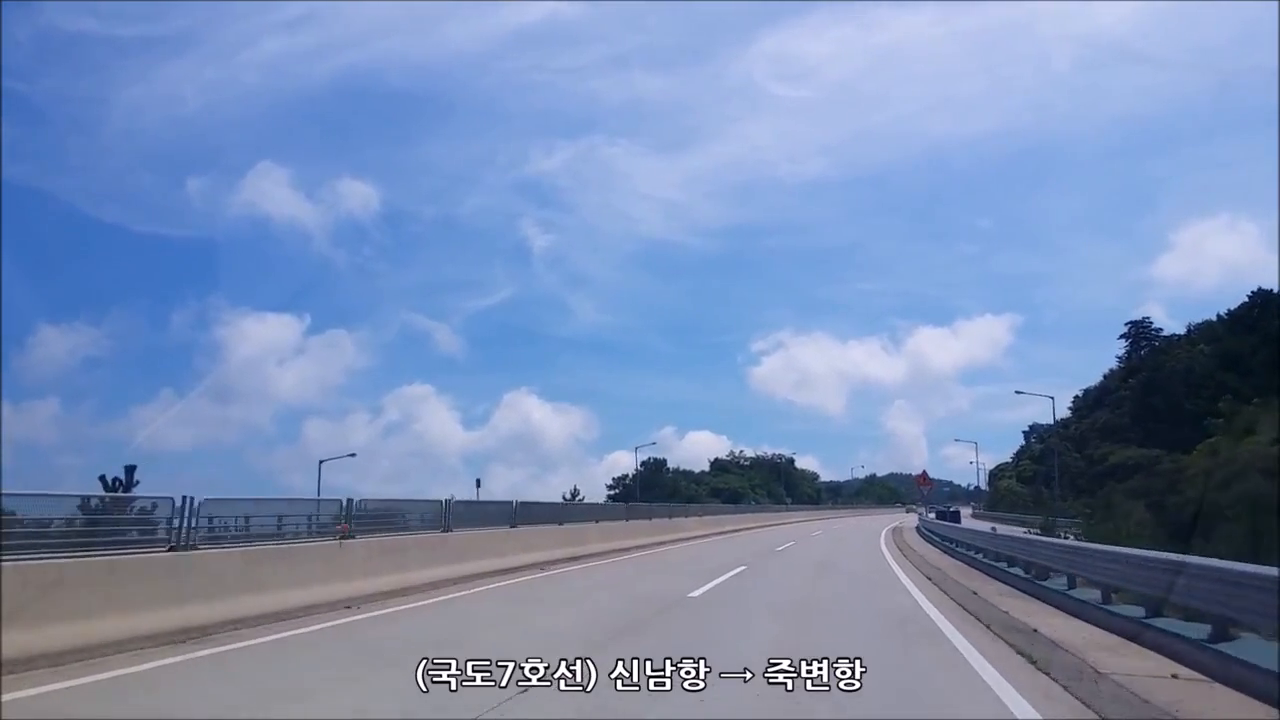
#> input picture frame 30 of DeepLearning/resource/test7.mp4, 1280 x 720 px, given in place of driving_triangle.mp4, which was not available
$ python circletest.py   (older library calls are emulated)
#> lines starting #> are read from the running program, lines starting #| are printed output that depends on the picture; after the words box and inside, x2 and y2 are one past the last pixel; in counts of white or black regions, pixels touching at a corner belong together; pictures that were not available may be replaced by others from this repository, and a replacement may not be noted
import cv2
import numpy as np
import datetime

###################
# Global Variable #
ilowH = 130
ihighH = 200

ilowS = 50
ihighS = 225
ilowV = 80
ihighV = 225

###################
def getCenter(_max_contour):
    cx = 0
    cy = 0
    A = 0
    for i in range(len(_max_contour) - 1):
        xi = _max_contour[i][0][0]
        yi = _max_contour[i][0][1]
        xii = _max_contour[i + 1][0][0]
        yii = _max_contour[i + 1][0][1]
        tmp = (xi * yii) - (xii * yi)
        cx += (xi + xii) * tmp
        cy += (yi + yii) * tmp

        A += (xi * yii) - (xii * yi)
    A /= 2
    cx /= 6 * A
    cy /= 6 * A
    # cv2.circle(img_out, (int(cx), int(cy)), 2, (0, 255, 255), -1)
    return cx, cy

def houghCircle(img1):
    img2=img1.copy()

    img2=cv2.GaussianBlur(img2, (3, 3), 0)
    imgray=cv2.cvtColor(img2, cv2.COLOR_BGR2GRAY)

    circles=cv2.HoughCircles(imgray, cv2.HOUGH_GRADIENT, 1, 15, param1=60, param2=33, minRadius=0, maxRadius=35)

    if circles is not None:
        circles=np.uint16(np.around(circles))

        for i in circles[0, :]:
            cv2.circle(img1, (i[0], i[1]), i[2], (255, 255, 0), 2)
            print('Circle')
            cv2.imshow('HoughCircles', img1)

def img_trim(img, x, y, w, h):
    img_trim = img[y:y + h, x:x + w]
    return img_trim

def get_max_area(img_in, frame, name):

    canny = frame.copy()
    canny = cv2.Canny(canny, 55, 195)

    gray = canny.copy()
    gray, contours, hierarchy = cv2.findContours(gray, cv2.RETR_TREE, cv2.CHAIN_APPROX_SIMPLE)

    if len(contours) == 0:
        return img_in

    # Find Maximum area in contours
    # max_index, max_area = sorted(enumerate([cv2.contourArea(x) for x in contours]), key=lambda x: x[1], reverse=True)[0]
    # max_contour = contours[max_index]
    img_out = img_in.copy()
    # cx, cy = getCenter(max_contour)s
    for idx, area in sorted(enumerate([cv2.contourArea(x) for x in contours]), key=lambda x: x[1], reverse=True):
        if area < 100:
            break
        _contour = contours[idx]
        l1 = []
        c = _contour.copy()
        extLeft = tuple(c[c[:, :, 0].argmin()][0])
        extRight = tuple(c[c[:, :, 0].argmax()][0])
        extTop = tuple(c[c[:, :, 1].argmin()][0])
        extBot = tuple(c[c[:, :, 1].argmax()][0])

        if extLeft[0]<10 or extTop[1]<10:
            #extLeft=extLeft[0:0]+(10,0)+extLeft[1:]
            #extTop=extTop[0:1]+(10, 0)+extTop[2:]
            cropped_img = img_trim(img_in, 0, 0, extRight[0] - extLeft[0] + 20,
                                   extBot[1] - extTop[1] + 20)
        else:
            cropped_img = img_trim(img_in, extLeft[0] - 10, extTop[1] - 10, extRight[0] - extLeft[0] + 20,
                                   extBot[1] - extTop[1] + 20)
        #cv2.drawContours(img_out, [_contour], 0, (0, 255, 100), 2)
        cv2.imshow("cropped", cropped_img)

        l1.append(cropped_img)
        houghCircle(cropped_img)
        #detectTriangle(cropped_img)

        cv2.waitKey(0)

        img2 = cv2.GaussianBlur(cropped_img, (3, 3), 0)
        g = cv2.cvtColor(img2, cv2.COLOR_BGR2GRAY)

        ret, thresh = cv2.threshold(g, 127, 255, 1)

        image, con, h = cv2.findContours(thresh, cv2.RETR_TREE, cv2.CHAIN_APPROX_SIMPLE)

        for cnt in con:
            approx = cv2.approxPolyDP(cnt, 0.025 * cv2.arcLength(cnt, True), True)
            #print(len(approx))
            if len(approx) == 3:
                print("triangle")
                #cv2.drawContours(cropped_img, [cnt], 0, 255, 2)

                cv2.imshow("triangle", cropped_img)

        cv2.drawContours(cropped_img, [_contour], 0, (0, 255, 100), 2)
        #cv2.imshow("cropped", cropped_img)

    return img_out

def get_red_color(frame, name):
    # grab the frame
    ilowH = 150 # yellow + red : 130 # only red : 150
    ihighH = 180 # yellow + red : 200 # only red : 180
    ilowS = 80 # dark red + white : 30 or 50 # without white : 80
    ihighS = 225
    ilowV = 80
    ihighV = 225

    y = 0.299 * 80 + 0.587 * 45 + 0.114 * 40
    u = (40 - y) * 0.565
    v = (80 - y) * 0.713
    Y = 0.299 * 225 + 0.587 * 85 + 0.114 * 120
    U = (120 - Y) * 0.565
    V = (225 - Y) * 0.713

    ori=frame.copy()

    start = datetime.datetime.now()

    hsv1 = cv2.cvtColor(frame, cv2.COLOR_BGR2HSV)
    hsv2 = cv2.cvtColor(frame, cv2.COLOR_BGR2HSV)

    yuv = cv2.cvtColor(frame, cv2.COLOR_BGR2YUV)

    Hmask1 = cv2.inRange(hsv1, np.array([0, 80, 80]), np.array(
        [10, 225, 255]))  # yellow + red : np.array([20 or 30, 225, 255])  # only red : np.array([10, 225, 255])
    Hmask2 = cv2.inRange(hsv2, np.array([ilowH, ilowS, ilowV]), np.array([ihighH, ihighS, ihighV]))

    Hmask = Hmask1 | Hmask2
    Ymask = cv2.inRange(yuv, np.array([0,130,130]), np.array([80,225,225])) # yellow + red : np.array([20 or 30, 225, 255])  # only red : np.array([10, 225, 255])


    Yresult = cv2.bitwise_and(frame, frame, mask=Ymask)
    Hresult = cv2.bitwise_and(frame, frame, mask=Hmask)

    #   hsv2 = cv2.cvtColor(frame, cv2.COLOR_BGR2YCR_CB)

    frame = Hresult|Yresult
    cv2.imshow(name, frame)
    cv2.waitKey(0)
    #print("[INFO] detection took: {}s".format(
    #   (datetime.datetime.now() - start).total_seconds()))
    return frame

#
# def get_red_color(frame, name):
#     ori = frame.copy()
#
#     start = datetime.datetime.now()
#     #################################################################################################
#
#     hsv1 = cv2.cvtColor(frame, cv2.COLOR_BGR2HSV)
#     hsv2 = cv2.cvtColor(frame, cv2.COLOR_BGR2HSV)
#
#     Rmask1 = cv2.inRange(hsv1, np.array([0, 80, 80]), np.array([10, 225, 255]))
#     Rmask2 = cv2.inRange(hsv2, np.array([ilowH, ilowS, ilowV]), np.array([ihighH, ihighS, ihighV]))
#
#     mask = Rmask1 | Rmask2
#     hsv = hsv1 | hsv2
#
#     frame = cv2.bitwise_and(frame, frame, mask=mask)
#     frame = cv2.cv2.GaussianBlur(frame, (7, 7), 0)
#     cv2.imshow(name, frame)
#     # print("[INFO] detection took: {}s".format(
#     #     (datetime.datetime.now() - start).total_seconds()))
#
#     """
#      ## this part erode and dilate picture
#      ## then cannot find small flag...
#     thres = frame.copy()
#     kernel = np.ones((5, 5), np.uint8)
#     thres = cv2.erode(thres, kernel, iterations=cnt)
#     thres = cv2.dilate(thres, kernel, iterations=cnt)
#     thres = cv2.dilate(thres, kernel, iterations=cnt)
#     thres = cv2.erode(thres, kernel, iterations=cnt)
#     """
#
#     canny = frame.copy()
#     canny = cv2.Canny(canny, 55, 195)
#
#     gray = canny.copy()
#     gray, contours, hierarchy = cv2.findContours(gray, cv2.RETR_TREE, cv2.CHAIN_APPROX_SIMPLE)
#
#     # gray = cv2.drawContours(frame, contours, -1, (0, 255, 0), 2)
#     return contours

if __name__ == "__main__":
    cap = cv2.VideoCapture("driving_triangle.mp4")
    while cap.isOpened():
        ret, img_in = cap.read()
#> img_in is the input picture: shape (720, 1280, 3); mean B, G, R 179.9, 140.9, 120.5
        w, h, c = img_in.shape  # img_in is the input images
#> w = 720; h = 1280; c = 3
        _trim_upper = img_trim(img_in, 100, 0, h - 100, w // 2)
#> in img_trim, `img_trim = img[y:y + h, x:x + w]`:
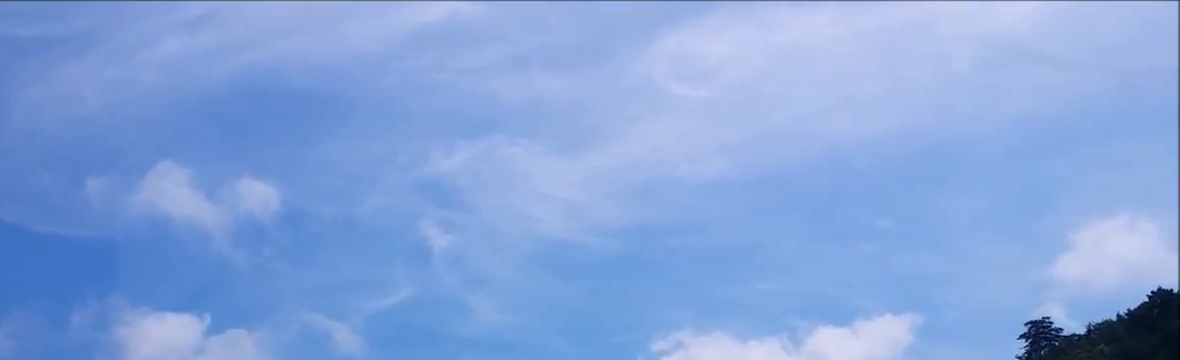
#> img_trim: shape (360, 1180, 3); mean B, G, R 218.7, 163.8, 132.2
        _trim_left = img_trim(img_in, 0, w // 2, h // 5, w - (w // 3) - 100)
#> call 2 of img_trim, with x = 0, y = 360, w = 256, h = 380
#> in img_trim (call 2), `img_trim = img[y:y + h, x:x + w]`:
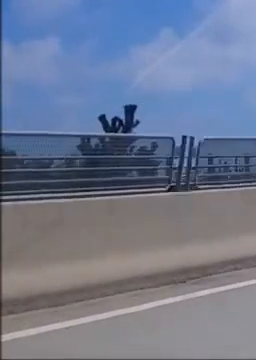
#> img_trim: shape (360, 256, 3); mean B, G, R 145, 120.8, 110.9
        _trim_right = img_trim(img_in, h * 4 // 5, w // 2, h - (4 * h // 5), w - (w // 3) - 100)
#> call 3 of img_trim, with x = 1024, y = 360, w = 256, h = 380
#> in img_trim (call 3), `img_trim = img[y:y + h, x:x + w]`:
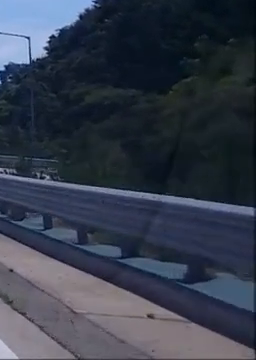
#> img_trim: shape (360, 256, 3); mean B, G, R 74.9, 60.2, 53.2

        upper_contours = get_red_color(_trim_upper, "ur")
#> in get_red_color, `hsv1 = cv2.cvtColor(frame, cv2.COLOR_BGR2HSV)`: hsv1: shape (360, 1180, 3); mean H, S, V 109.3, 103, 218.7
#> in get_red_color, `yuv = cv2.cvtColor(frame, cv2.COLOR_BGR2YUV)`: yuv: shape (360, 1180, 3); mean of channels 0, 1, 2 160.6, 156.6, 103.1
#> in get_red_color, `Hmask1 = cv2.inRange(hsv1, np.array([0, 80, 80]), np.array( [10, 225, ..`: Hmask1: shape (360, 1180); every value is 0
#> in get_red_color, `Yresult = cv2.bitwise_and(frame, frame, mask=Ymask)`: Yresult: shape (360, 1180, 3); every value is 0
        left_contours = get_red_color(_trim_left, "lr")
#> call 2 of get_red_color, with name = 'lr'
#> in get_red_color (call 2), `hsv1 = cv2.cvtColor(frame, cv2.COLOR_BGR2HSV)`: hsv1: shape (360, 256, 3); mean H, S, V 89.7, 67.5, 148.6
#> in get_red_color (call 2), `yuv = cv2.cvtColor(frame, cv2.COLOR_BGR2YUV)`: yuv: shape (360, 256, 3); mean of channels 0, 1, 2 120.7, 140.1, 119.4
#> in get_red_color (call 2), `Hmask1 = cv2.inRange(hsv1, np.array([0, 80, 80]), np.array( [10, 225, ..`: Hmask1: shape (360, 256); every value is 0
#> in get_red_color (call 2), `Ymask = cv2.inRange(yuv, np.array([0,130,130]), np.array([80,225,225]))`:
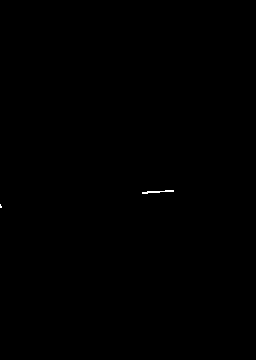
#> Ymask: shape (360, 256); 0.07% white in thin lines or dots, all inside (x1, y1, x2, y2) = (0, 190, 174, 208)
#> in get_red_color (call 2), `Hresult = cv2.bitwise_and(frame, frame, mask=Hmask)`: Hresult: shape (360, 256, 3); every value is 0
        right_contours = get_red_color(_trim_right, "rr")
#> call 3 of get_red_color, with name = 'rr'
#> in get_red_color (call 3), `hsv1 = cv2.cvtColor(frame, cv2.COLOR_BGR2HSV)`: hsv1: shape (360, 256, 3); mean H, S, V 114, 98.6, 75.4
#> in get_red_color (call 3), `yuv = cv2.cvtColor(frame, cv2.COLOR_BGR2YUV)`: yuv: shape (360, 256, 3); mean of channels 0, 1, 2 59.8, 135.3, 122.2
#> in get_red_color (call 3), `Ymask = cv2.inRange(yuv, np.array([0,130,130]), np.array([80,225,225]))`:
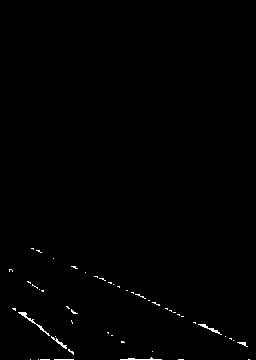
#> Ymask: shape (360, 256); 0.55% white in thin lines or dots, all inside (x1, y1, x2, y2) = (9, 248, 250, 360)
        upper = get_max_area(_trim_upper, upper_contours, "upper")
#> in get_max_area, `gray, contours, hierarchy = cv2.findContours(gray, cv2.RETR_TREE, cv2...`: contours = []
        left = get_max_area(_trim_left, left_contours, "left")
#> in get_max_area (call 2), `canny = cv2.Canny(canny, 55, 195)`: canny: shape (360, 256); 0.07% white in thin lines or dots, all inside (x1, y1, x2, y2) = (0, 189, 174, 208)
#> in get_max_area (call 2), `gray, contours, hierarchy = cv2.findContours(gray, cv2.RETR_TREE, cv2...`: contours = 5 contours, all with area under 20
#> the loop in get_max_area (call 2), `for idx, area in sorted(enumerate([cv2.contourArea(x) for x in contour..` made 1 pass
#> (idx, area) on pass 1: (3, 2.5)
        right = get_max_area(_trim_right, right_contours, "right")
#> call 3 of get_max_area, with name = 'right'
#> in get_max_area (call 3), `canny = cv2.Canny(canny, 55, 195)`:
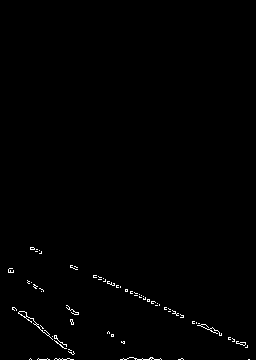
#> canny: shape (360, 256); 0.68% white in thin lines or dots, all inside (x1, y1, x2, y2) = (8, 247, 250, 360)
#> in get_max_area (call 3), `gray, contours, hierarchy = cv2.findContours(gray, cv2.RETR_TREE, cv2...`: contours = 80 contours, 78 with area under 20; largest, box (x1, y1, x2, y2) and area: (18, 311, 53, 340) 38, (18, 311, 27, 318) 28
#> the loop in get_max_area (call 3), `for idx, area in sorted(enumerate([cv2.contourArea(x) for x in contour..` made 1 pass
#> (idx, area) on pass 1: (33, 38)
        # cv2.imshow("output", img_origin_out)
        cv2.imshow("upper", upper)
        cv2.imshow("left", left)
        cv2.imshow("right", right)
        # cv2.imshow("input", img)
        if cv2.waitKey(100) & 0xFF == ord('q'):
#> (key q is pressed here)
            break
    cap.release()
    cv2.destroyAllWindows()

$ run again, starting later in the video
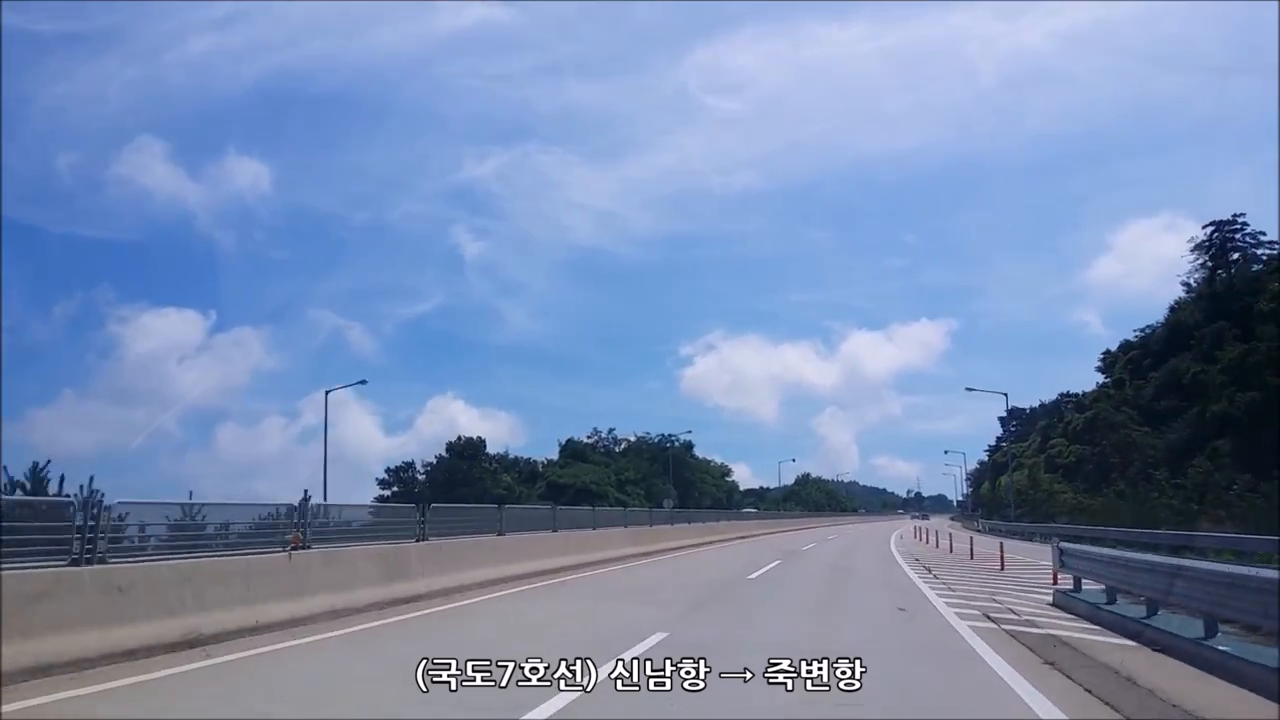
#> input picture frame 135 of DeepLearning/resource/test7.mp4, 1280 x 720 px, given in place of driving_triangle.mp4, which was not available
#> img_in is the input picture: shape (720, 1280, 3); mean B, G, R 176.9, 139.7, 119.8
#> img_trim: shape (360, 256, 3)
#> hsv1: shape (360, 1180, 3); mean H, S, V 109.2, 100.4, 216.2
#> yuv: shape (360, 1180, 3); mean of channels 0, 1, 2 160.8, 155.2, 104.1
#> Hmask1: shape (360, 1180); every value is 0
#> Yresult: shape (360, 1180, 3); every value is 0
#> hsv1: shape (360, 256, 3); mean H, S, V 97.5, 65.4, 145.8
#> yuv: shape (360, 256, 3); mean of channels 0, 1, 2 119.5, 139.8, 119.8
#> Hmask1: shape (360, 256); every value is 0
#> Yresult: shape (360, 256, 3); every value is 0
#> hsv1: shape (360, 256, 3); mean H, S, V 115, 100.7, 77.4
#> yuv: shape (360, 256, 3); mean of channels 0, 1, 2 62.2, 135.2, 122.3
#> Hmask2: shape (360, 256); 0% white in thin lines or dots, all inside (x1, y1, x2, y2) = (33, 218, 34, 219)
#> in get_red_color (call 3), `Ymask = cv2.inRange(yuv, np.array([0,130,130]), np.array([80,225,225]))`:
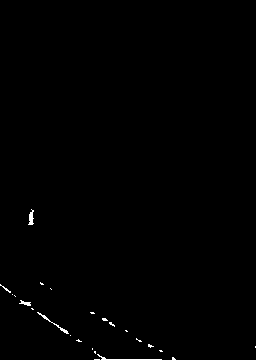
#> Ymask: shape (360, 256); 0.41% white in thin lines or dots, all inside (x1, y1, x2, y2) = (0, 209, 256, 360)
#> contours = []
#> in get_max_area (call 3), `canny = cv2.Canny(canny, 55, 195)`:
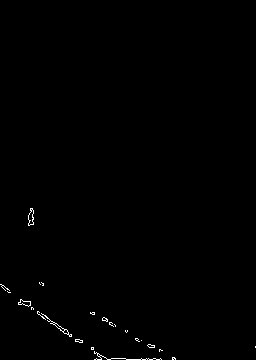
#> canny: shape (360, 256); 0.42% white in thin lines or dots, all inside (x1, y1, x2, y2) = (0, 208, 256, 360)
#> contours = 39 contours, 33 with area under 20; largest, box (x1, y1, x2, y2) and area: (28, 208, 34, 226) 60, (41, 313, 72, 337) 54, (28, 209, 34, 226) 52, (18, 299, 31, 307) 44, (18, 299, 31, 307) 41, (54, 323, 65, 332) 26
#> the loop in get_max_area (call 3), `for idx, area in sorted(enumerate([cv2.contourArea(x) for x in contour..` made 1 pass
#> (idx, area) on pass 1: (36, 60)
